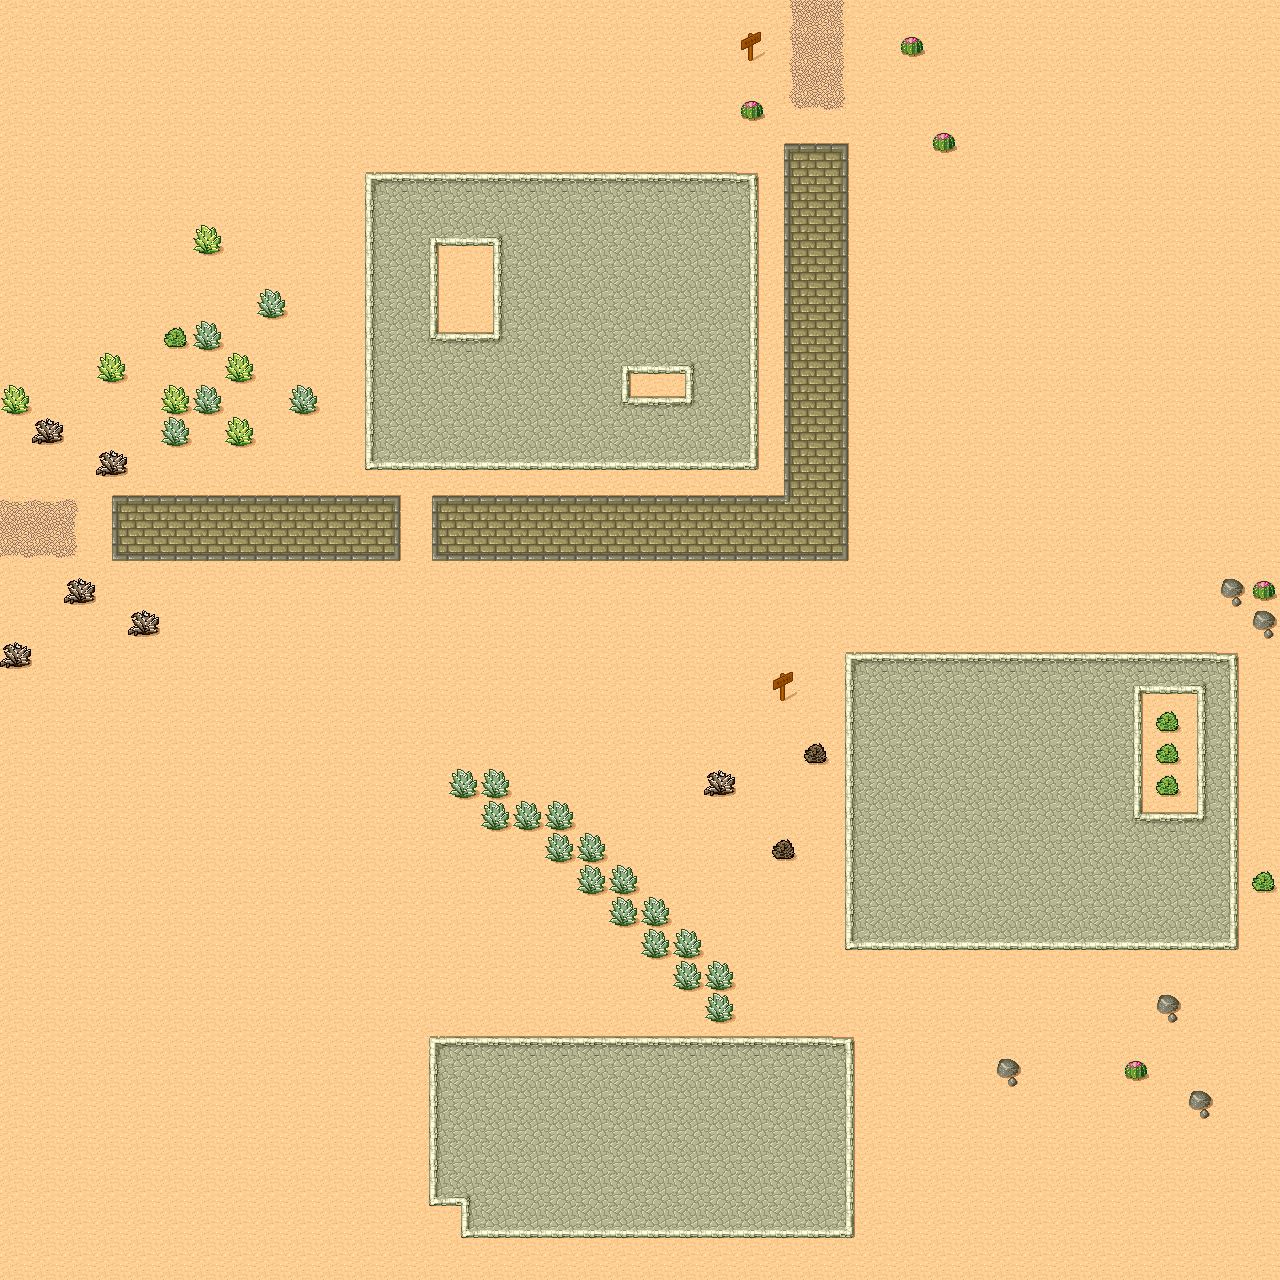

Tiled map render using the project's own tile images. Description and the map definition, with tile-layer contents summarised, below:
An orthogonal 40x40 tile map with 32x32 px tiles, 3 tile layers (Ground, Blocking, Above).

<map version="1.0" orientation="orthogonal" width="40" height="40" tilewidth="32" tileheight="32">
 <tileset firstgid="1" name="Desert" tilewidth="32" tileheight="32" spacing="1" margin="1">
  <image source="tmw_desert_spacing.png" width="265" height="199" />
 </tileset>
 <layer name="Ground" width="40" height="40">
  <data>[1600 cells, 1600 non-empty, 40 distinct tile ids]</data>
 </layer>
 <layer name="Blocking" width="40" height="40">
  <data>[1600 cells, 97 non-empty, 10 distinct tile ids]</data>
 </layer>
 <layer name="Above" width="40" height="40">
  <data>[1600 cells, 16 non-empty, 1 distinct tile ids]</data>
 </layer>
</map>
